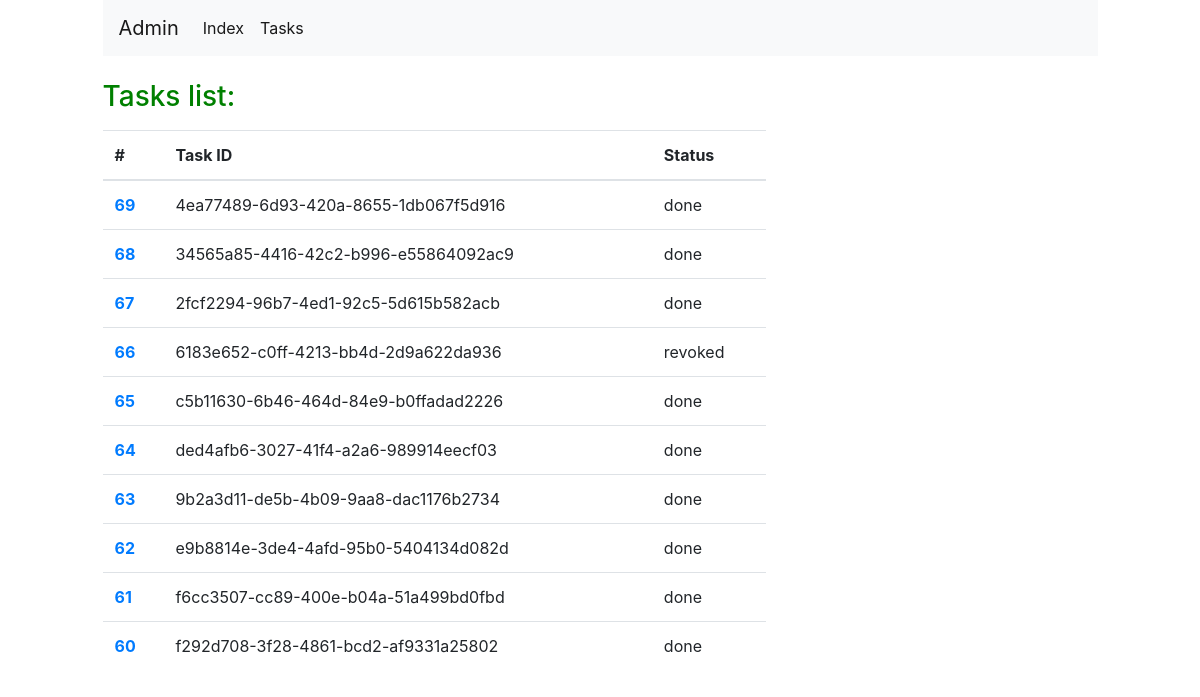
/tasks/, run on the app's committed database.
### ping/models.py (models this page shows, shortened)
class Task(models.Model):
    states = (
        (1, "created"),
        (2, "running"),
        (3, "done"),
        (4, "revoked"),
    )
    celery_task_id = models.CharField(max_length=255, blank=True, null=True)
    status = models.IntegerField(choices=states, default=1)
    hosts = models.ManyToManyField(HostStatus)
    class Meta:
        ordering = ('-id',)
    def get_state_display(self):
        return self.states[self.status - 1][1]

### ping/views.py (the view)
# urls.py: path('tasks/', tasks_list, name='tasks_list'),
def tasks_list(request):
    tasks = Task.objects.all()[:10]
    return render(request, 'tasks.html', {'tasks': tasks})

### templates/tasks.html (shortened to what this page needs)
{% load static %}
<!DOCTYPE html>
<html lang="en">
<head>
    <link rel="stylesheet" href="{% static 'bootstrap.min.css' %}">
    <link rel="stylesheet" href="{% static 'styles.css' %}">
</head>
<body>
    <div class="continer">
        <div class="row">
            <div class="col-10 mx-auto">
                <div class="mb-3">
                {% include "navbar.html" %}
                </div>
            </div>
        </div>
        <div class="row">
            <div class="col-10 mx-auto mt-2">
                <h3 class="mb-3">Tasks list:</h3>
                <table class="table col-8">
                    <thead>
                      <tr>
                        <th scope="col">#</th>
                        <th scope="col">Task ID</th>
                        <th scope="col">Status</th>
                      </tr>
                    </thead>
                    <tbody>
                        {% for task in tasks %}
                          <tr>
                            <th scope="row"><a href="{% url 'ping_task_run' task.id %}">{{ task.pk }}</a></th>
                              <td>{{ task.celery_task_id }}</td>
                              <td>{{ task.get_state_display }}</td>
                          </tr>
                        {% endfor %}
                    </tbody>
                  </table>
            </div>
        </div>
    </div>
</body>
</html>

### templates/navbar.html (shortened to what this page needs)
<nav class="navbar navbar-expand-lg navbar-light bg-light">
    <a class="navbar-brand" href="{% url 'index' %}">Admin</a>
    <div class="collapse navbar-collapse" id="navbarNav">
      <ul class="navbar-nav">
        <li class="nav-item active">
          <a class="nav-link" href="{% url 'index' %}">Index</a>
        </li>
        <li class="nav-item active">
          <a class="nav-link" href="{% url 'tasks_list' %}">Tasks</a>
        </li>
      </ul>
    </div>
  </nav>

### static/styles.css (style rules this page uses)
h3 { color: green; }

### data on the page
Task: pk "69", celery_task_id "4ea77489-6d93-420a-8655-1db067f5d916", state "done"
Task: pk "68", celery_task_id "34565a85-4416-42c2-b996-e55864092ac9", state "done"
Task: pk "67", celery_task_id "2fcf2294-96b7-4ed1-92c5-5d615b582acb", state "done"
Task: pk "66", celery_task_id "6183e652-c0ff-4213-bb4d-2d9a622da936", state "revoked"
Task: pk "65", celery_task_id "c5b11630-6b46-464d-84e9-b0ffadad2226", state "done"
Task: pk "64", celery_task_id "ded4afb6-3027-41f4-a2a6-989914eecf03", state "done"
Task: pk "63", celery_task_id "9b2a3d11-de5b-4b09-9aa8-dac1176b2734", state "done"
Task: pk "62", celery_task_id "e9b8814e-3de4-4afd-95b0-5404134d082d", state "done"
Task: pk "61", celery_task_id "f6cc3507-cc89-400e-b04a-51a499bd0fbd", state "done"
Task: pk "60", celery_task_id "f292d708-3f28-4861-bcd2-af9331a25802", state "done"
